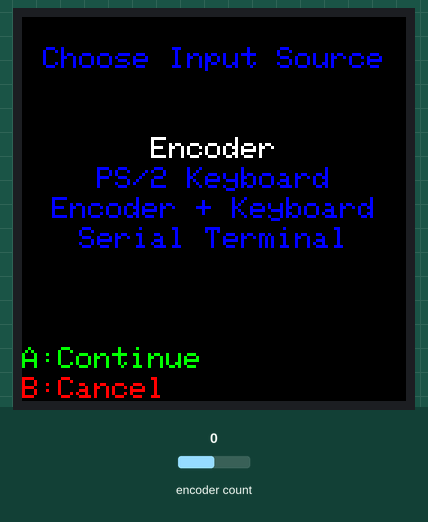
Simulated run of this sketch. Board: ESP32. Shown: 128×128 colour display. The test bench sets the inputs (shaded band); at power-on: encoder count 0.

Above: at 1.2 s.
1.3 s: encoder count set to 4
2.8 s: encoder count set to 3
At 3.8 s:
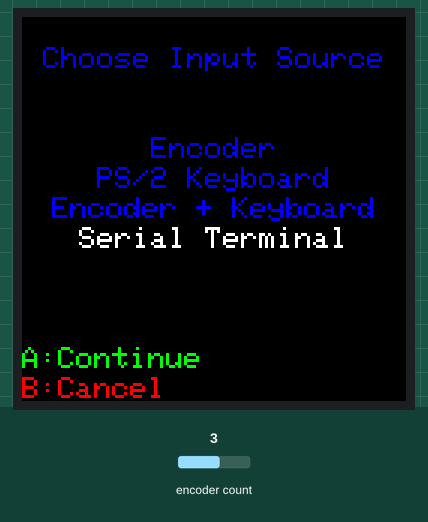
4.3 s: encoder count set to 2
At 5.0 s:
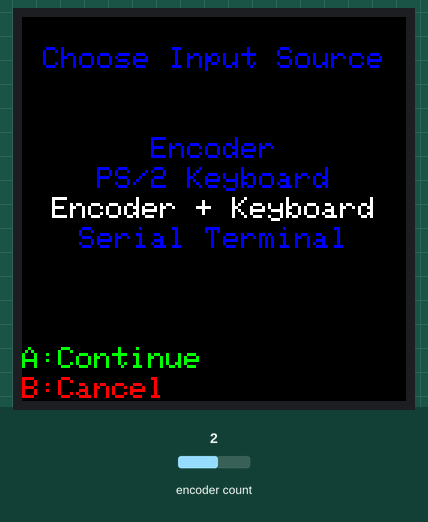
Timing chart, 0 to 7.3 s (numbered marks = the images above; inputs shaded):
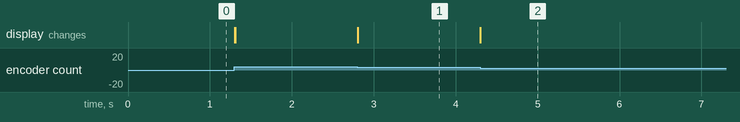

Measured:
- after the input at 2.8 s, the display: changes at once (image 1)
- after the input at 4.3 s, the display: changes at once (image 2)

The sketch:

chose_input_source_menu.ino
```cpp
// (licence header left out)
#include <Adafruit_GFX.h>
#include <Adafruit_SSD1351.h>
#include <SPI.h>
#include <EncButton2.h>

#define SCLK_PIN 18
#define MOSI_PIN 23
#define DC_PIN 2
#define CS_PIN 15
#define RST_PIN 4
#define SCREEN_WIDTH 128
#define SCREEN_HEIGHT 128

Adafruit_SSD1351 oled = Adafruit_SSD1351(SCREEN_WIDTH, SCREEN_HEIGHT, & SPI, CS_PIN, DC_PIN, RST_PIN);
EncButton2 < EB_ENC > enc0(INPUT, 26, 27);
int curr_key;

void disp_centered_text(String text, int h) {
  int16_t x1;
  int16_t y1;
  uint16_t width;
  uint16_t height;

  oled.getTextBounds(text, 0, 0, & x1, & y1, & width, & height);
  oled.setCursor((128 - width) / 2, h);
  oled.print(text);
}

void main_menu(int curr_pos) {
  oled.setTextSize(1);
  byte sdown = 30;
  if (curr_pos == 0) {
    oled.setTextColor(0xffff);
    disp_centered_text("Encoder", sdown + 10);
    oled.setTextColor(0x001f);
    disp_centered_text("PS/2 Keyboard", sdown + 20);
    disp_centered_text("Encoder + Keyboard", sdown + 30);
    disp_centered_text("Serial Terminal", sdown + 40);
  }
  if (curr_pos == 1) {
    oled.setTextColor(0x001f);
    disp_centered_text("Encoder", sdown + 10);
    oled.setTextColor(0xffff);
    disp_centered_text("PS/2 Keyboard", sdown + 20);
    oled.setTextColor(0x001f);
    disp_centered_text("Encoder + Keyboard", sdown + 30);
    disp_centered_text("Serial Terminal", sdown + 40);
  }
  if (curr_pos == 2) {
    oled.setTextColor(0x001f);
    disp_centered_text("Encoder", sdown + 10);
    disp_centered_text("PS/2 Keyboard", sdown + 20);
    oled.setTextColor(0xffff);
    disp_centered_text("Encoder + Keyboard", sdown + 30);
    oled.setTextColor(0x001f);
    disp_centered_text("Serial Terminal", sdown + 40);
  }
  if (curr_pos == 3) {
    oled.setTextColor(0x001f);
    disp_centered_text("Encoder", sdown + 10);
    disp_centered_text("PS/2 Keyboard", sdown + 20);
    disp_centered_text("Encoder + Keyboard", sdown + 30);
    oled.setTextColor(0xffff);
    disp_centered_text("Serial Terminal", sdown + 40);
  }
}

void setup() {
  oled.begin();
  oled.fillScreen(0x0000);
  oled.setTextColor(0x001f);
  disp_centered_text("Choose Input Source", 10);
  oled.setTextColor(0x07e0);
  oled.setCursor(0, 110);
  oled.print("A:Continue");
  oled.setTextColor(0xf800);
  oled.setCursor(0, 120);
  oled.print("B:Cancel");
  curr_key = 0;
  main_menu(curr_key);
}

void loop() {
  enc0.tick();
  if (enc0.left())
    curr_key--;
  if (enc0.right())
    curr_key++;

  if (curr_key < 0)
    curr_key = 3;

  if (curr_key > 3)
    curr_key = 0;

  if (enc0.turn()) {
    main_menu(curr_key);
  }
}
```
